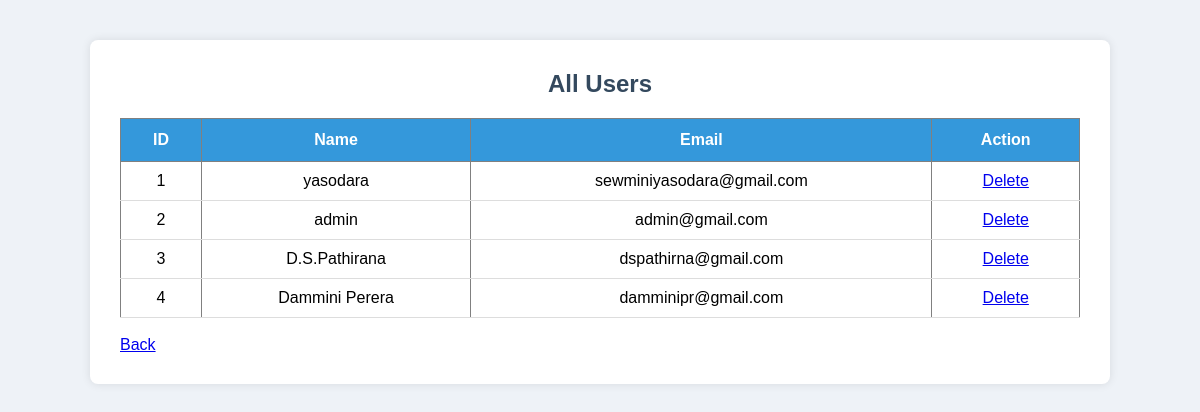
/admin/users.php, run on the app's committed database.
### tables this page shows
CREATE TABLE `users` (
  `id` int(11) NOT NULL,
  `name` varchar(100) DEFAULT NULL,
  `email` varchar(100) DEFAULT NULL,
  `password` varchar(255) DEFAULT NULL,
  `role` enum('admin','user') DEFAULT 'user'
);

### admin/users.php (the view)
<?php
include("../config/db.php");
$sql = "SELECT * FROM users";
$result = mysqli_query($conn,$sql);
?>
<link rel="stylesheet" href="../css/style.css">
<div class="container">
<h2>All Users</h2>
<table border="1">
<tr>
<th>ID</th>
<th>Name</th>
<th>Email</th>
<th>Action</th>
</tr>
<?php
while($row=mysqli_fetch_assoc($result)){
?>
<tr>
<td><?php echo $row['id']; ?></td>
<td><?php echo $row['name']; ?></td>
<td><?php echo $row['email']; ?></td>
<td>
<a href="delete_user.php?id=<?php echo $row['id']; ?>">Delete</a>
</td>
</tr>
<?php
}
?>
</table>
<br>
<a href="dashboard.php">Back</a>
</div>

### css/style.css (style rules this page uses)
* { margin:0; padding:0; box-sizing:border-box; font-family:Arial, Helvetica, sans-serif; }
.container { width:85%; margin:auto; margin-top:40px; background:white; padding:30px; border-radius:8px; box-shadow:0px 0px 10px rgba(0,0,0,0.1); }
h2 { text-align:center; margin-bottom:20px; color:#34495e; }
table { width:100%; border-collapse:collapse; margin-top:20px; }
table th { background:#3498db; color:white; padding:12px; }
table td { padding:10px; border-bottom:1px solid #ddd; text-align:center; }

### data on the page
users: id "1", name "yasodara", email "sewminiyasodara@gmail.com"
users: id "2", name "admin", email "admin@gmail.com"
users: id "3", name "D.S.Pathirana", email "dspathirna@gmail.com"
users: id "4", name "Dammini Perera", email "damminipr@gmail.com"
